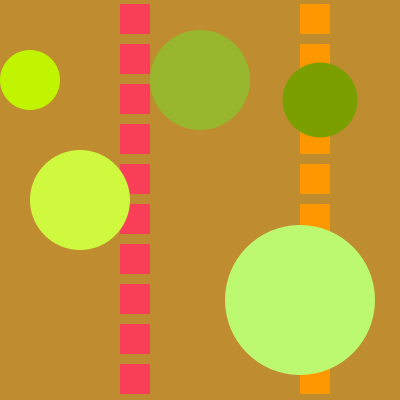
Frame 1 (no input)
Frame 60 (the mouse pressed at the canvas centre just before this capture): identical to frame 1, image omitted
Frame 120 (the mouse held since frame 60 and released just before this capture): identical to frame 1, image omitted

The Processing sketch that drew this single still picture (run headless with seeded random() and noise(); from frame 60 on, the mouse is pressed at the canvas centre):

// Processing sketch: processing_5830
// ── processing_5830.pde

//Kunstwerk door Barbara Kamphuis, EPCP1a 
void setup() {
  size(400,400);
  noStroke();
}  

void draw()
{
  background(#BF8D30);
  
  fill(#F93E58);
  rect(120,84,30,30);
  fill(#F93E58);
  rect(120,44,30,30);
  fill(#F93E58);
  rect(120,4,30,30);
  fill(#F93E58);
  rect(120,124,30,30);
  fill(#F93E58);
  rect(120,164,30,30);
  fill(#F93E58);
  rect(120,204,30,30);
  fill(#F93E58);
  rect(120,244,30,30);
  fill(#F93E58);
  rect(120,284,30,30);
  fill(#F93E58);
  rect(120,324,30,30);
  fill(#F93E58);
  rect(120,364,30,30);
  fill(#F93E58);
  rect(120,404,30,30);
  
  fill(#FF9700);
  rect(300,84,30,30);
  fill(#FF9700);
  rect(300,44,30,30);
  fill(#FF9700);
  rect(300,4,30,30);
  fill(#FF9700);
  rect(300,124,30,30);
  fill(#FF9700);
  rect(300,164,30,30);
  fill(#FF9700);
  rect(300,204,30,30);
  fill(#FF9700);
  rect(300,244,30,30);
  fill(#FF9700);
  rect(300,284,30,30);
  fill(#FF9700);
  rect(300,324,30,30);
  fill(#FF9700);
  rect(300,364,30,30);
  fill(#FF9700);
  rect(300,404,30,30);
  
  fill(#C0F400);
  ellipse(30,80,60,60);
  fill(#7B9E00);
  ellipse(320,100,75,75);
  fill(#98B72E);
  ellipse(200,80,100,100);
  fill(#CFF93E);
  ellipse(80,200,100,100);
  fill(#BDF970);
  ellipse(300,300,150,150);
}
